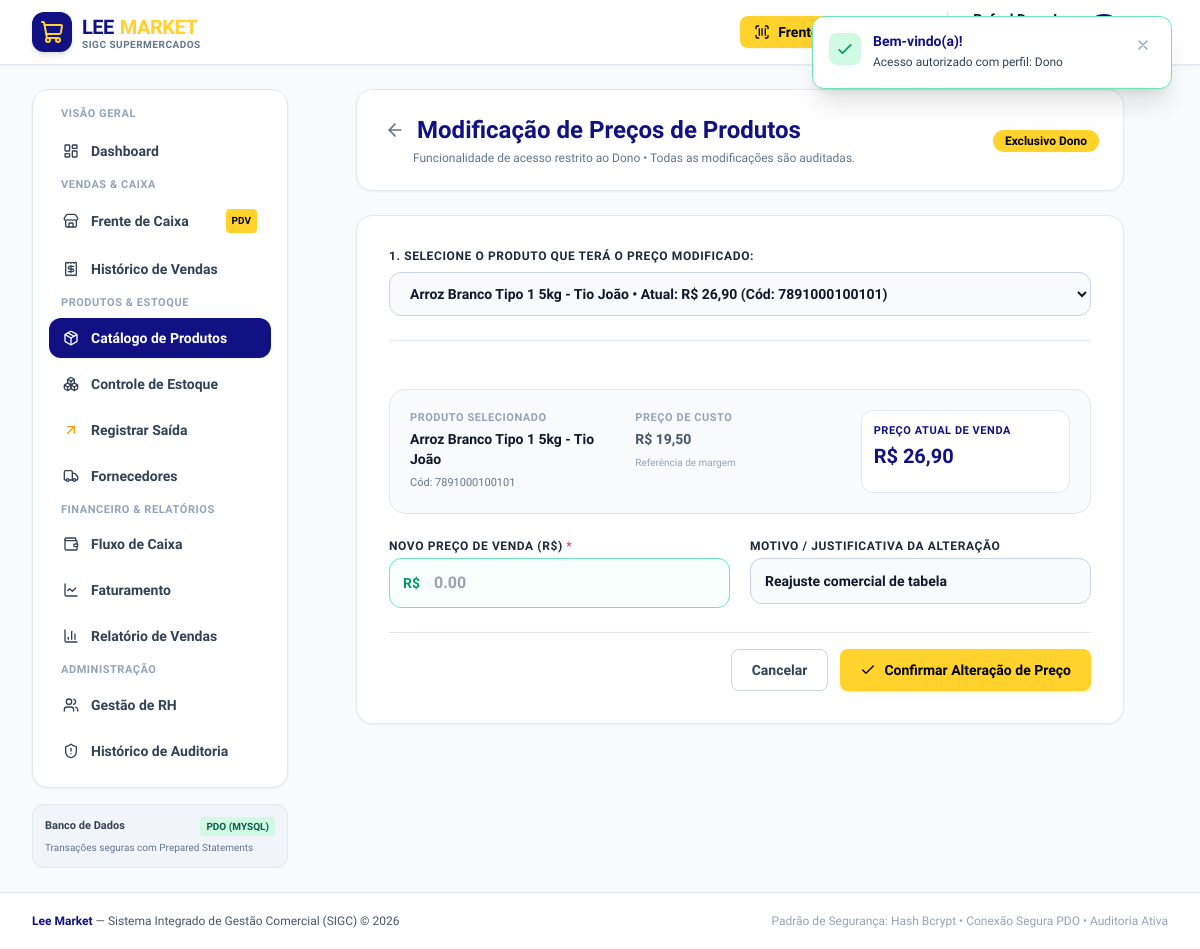
Page /modules/produtos/alterar_preco.php?id=1 (signed in) on the committed database.
### tables this page shows
CREATE TABLE IF NOT EXISTS `produtos` (
  `id` INT AUTO_INCREMENT PRIMARY KEY,
  `codigo_barras` VARCHAR(50) NOT NULL UNIQUE,
  `nome` VARCHAR(150) NOT NULL,
  `categoria_id` INT NULL,
  `fornecedor_id` INT NULL,
  `preco_custo` DECIMAL(10,2) NOT NULL DEFAULT 0.00,
  `preco_venda` DECIMAL(10,2) NOT NULL,
  `estoque_atual` INT NOT NULL DEFAULT 0,
  `estoque_minimo` INT NOT NULL DEFAULT 5,
  `unidade_medida` VARCHAR(10) NOT NULL DEFAULT 'UN',
  `status` ENUM('ativo', 'inativo') NOT NULL DEFAULT 'ativo',
  `criado_em` DATETIME NOT NULL DEFAULT CURRENT_TIMESTAMP,
  `atualizado_em` DATETIME NOT NULL DEFAULT CURRENT_TIMESTAMP ON UPDATE CURRENT_TIMESTAMP,
  CONSTRAINT `fk_produtos_categoria` FOREIGN KEY (`categoria_id`) REFERENCES `categorias`(`id`) ON DELETE SET NULL,
  CONSTRAINT `fk_produtos_fornecedor` FOREIGN KEY (`fornecedor_id`) REFERENCES `fornecedores`(`id`) ON DELETE SET NULL
);

### includes/helpers.php (called while the page is built, shortened)
<?php
function base_url(string $path = ''): string {
    $scriptDir = str_replace('\\', '/', dirname($_SERVER['SCRIPT_NAME']));
    $subfolders = ['/modules/auth', '/modules/dashboard', '/modules/produtos', '/modules/estoque',
                   '/modules/vendas', '/modules/relatorios', '/modules/financeiro',
                   '/modules/fornecedores', '/modules/rh', '/modules/auditoria'];
    $base = $scriptDir;
    foreach ($subfolders as $sub) {
        if (str_ends_with($base, $sub)) {
            $base = substr($base, 0, -strlen($sub));
            break;
        }
    }
    $base = rtrim($base, '/');
    $cleanPath = ltrim($path, '/');
    return ($base ? $base : '') . ($cleanPath ? '/' . $cleanPath : '/');
}
function format_money($val): string {
    $num = floatval($val);
    return 'R$ ' . number_format($num, 2, ',', '.');
}

### modules/produtos/alterar_preco.php (the view, shortened to what this page needs)
<?php
require_once __DIR__ . '/../../includes/helpers.php';
$pdo = getDBConnection();
$selectedId = (int)($_GET['id'] ?? 0);
$produto = null;
if ($selectedId > 0) {
    $stmt = $pdo->prepare("SELECT p.*, c.nome as categoria_nome FROM produtos p LEFT JOIN categorias c ON p.categoria_id = c.id WHERE p.id = ? AND p.status = 'ativo'");
    $stmt->execute([$selectedId]);
    $produto = $stmt->fetch();
}
$todosProdutos = $pdo->query("SELECT id, codigo_barras, nome, preco_venda, preco_custo FROM produtos WHERE status = 'ativo' ORDER BY nome ASC")->fetchAll();
require_once __DIR__ . '/../../includes/header.php';
require_once __DIR__ . '/../../includes/navbar.php';
?>
<div class="max-w-3xl mx-auto space-y-6">
    <div class="flex items-center justify-between bg-white p-5 sm:p-6 rounded-2xl border border-slate-200 shadow-sm">
        <div>
            <div class="flex items-center gap-2">
                <a href="<?= base_url('modules/produtos/index.php') ?>" class="p-1 rounded-lg hover:bg-slate-100 text-slate-500">
                    <i data-lucide="arrow-left" class="w-5 h-5"></i>
                </a>
                <h1 class="text-xl sm:text-2xl font-black text-[#111184]">Modificação de Preços de Produtos</h1>
            </div>
            <p class="text-xs text-slate-500 mt-1 pl-8">Funcionalidade de acesso restrito ao Dono &bull; Todas as modificações são auditadas.</p>
        </div>
        <div class="hidden sm:block">
            <span class="px-3 py-1 bg-[#FFD32C] text-black font-extrabold text-xs rounded-full">
                Exclusivo Dono
            </span>
        </div>
    </div>
    <div class="bg-white p-6 sm:p-8 rounded-2xl border border-slate-200 shadow-sm space-y-6">
        <div>
            <label for="select_produto" class="block text-xs font-bold text-slate-800 uppercase tracking-wider mb-2">
                1. Selecione o Produto que terá o preço modificado:
            </label>
            <select id="select_produto" onchange="window.location.href = '<?= base_url('modules/produtos/alterar_preco.php?id=') ?>' + this.value" class="w-full px-4 py-3 bg-slate-50 border border-slate-300 rounded-xl text-sm font-bold text-slate-900 focus:ring-2 focus:ring-[#111184]">
                <?php foreach ($todosProdutos as $p): ?>
                    <option value="<?= $p['id'] ?>" <?= ($produto && (int)$produto['id'] === (int)$p['id']) ? 'selected' : '' ?>>
                        <?= htmlspecialchars($p['nome']) ?> &bull; Atual: <?= format_money($p['preco_venda']) ?> (Cód: <?= $p['codigo_barras'] ?>)
                    </option>
                <?php endforeach; ?>
            </select>
        </div>
        <?php if ($produto): ?>
            <form id="form-alterar-preco" action="<?= base_url('modules/produtos/alterar_preco.php') ?>" method="POST" class="pt-6 border-t border-slate-200 space-y-6">
                <div class="bg-slate-50 p-5 rounded-2xl border border-slate-200 grid grid-cols-1 sm:grid-cols-3 gap-4">
                    <div>
                        <span class="text-[11px] font-bold text-slate-400 uppercase tracking-wider block">Produto Selecionado</span>
                        <p class="font-extrabold text-slate-900 text-sm mt-0.5"><?= htmlspecialchars($produto['nome']) ?></p>
                        <span class="text-[11px] text-slate-500 font-mono">Cód: <?= htmlspecialchars($produto['codigo_barras']) ?></span>
                    </div>
                    <div>
                        <span class="text-[11px] font-bold text-slate-400 uppercase tracking-wider block">Preço de Custo</span>
                        <p class="font-bold text-slate-600 text-sm mt-0.5"><?= format_money($produto['preco_custo']) ?></p>
                        <span class="text-[10px] text-slate-400">Referência de margem</span>
                    </div>
                    <div class="p-3 bg-white rounded-xl border border-slate-200">
                        <span class="text-[11px] font-bold text-[#111184] uppercase tracking-wider block">Preço Atual de Venda</span>
                        <p class="text-xl font-black text-[#111184] mt-0.5"><?= format_money($produto['preco_venda']) ?></p>
                    </div>
                </div>
                <div class="grid grid-cols-1 sm:grid-cols-2 gap-5">
                    <div>
                        <label for="novo_preco" class="block text-xs font-bold text-slate-800 uppercase tracking-wider mb-1">
                            Novo Preço de Venda (R$) <span class="text-rose-500">*</span>
                        </label>
                        <div class="relative">
                            <span class="absolute inset-y-0 left-0 pl-3.5 flex items-center pointer-events-none text-emerald-600 font-black text-sm">R$</span>
                            <input type="number" step="0.01" min="0.01" id="novo_preco" name="novo_preco" required placeholder="0.00"
                                   class="block w-full pl-11 pr-3.5 py-3 bg-emerald-50/40 border border-emerald-300 rounded-xl text-base font-black text-slate-900 focus:ring-2 focus:ring-[#111184]">
                        </div>
                    </div>
                    <div>
                        <label for="motivo" class="block text-xs font-bold text-slate-800 uppercase tracking-wider mb-1">
                            Motivo / Justificativa da Alteração
                        </label>
                        <input type="text" id="motivo" name="motivo" placeholder="Ex: Aumento do fornecedor, promoção, etc."
                               value="Reajuste comercial de tabela"
                               class="block w-full px-3.5 py-3 bg-slate-50 border border-slate-300 rounded-xl text-sm font-semibold focus:ring-2 focus:ring-[#111184]">
                    </div>
                </div>
                <div class="pt-4 border-t border-slate-200 flex flex-col-reverse sm:flex-row justify-end gap-3">
                    <a href="<?= base_url('modules/produtos/index.php') ?>" class="px-5 py-2.5 rounded-lg border border-slate-300 text-slate-700 font-bold hover:bg-slate-50 transition text-sm text-center">
                        Cancelar
                    </a>
                    <button type="button" onclick="confirmarNovoPreco()" class="btn-lee-accent text-sm">
                        <i data-lucide="check" class="w-4 h-4 text-black"></i>
                        <span>Confirmar Alteração de Preço</span>
                    </button>
                </div>
            </form>
        <?php endif; ?>
    </div>
</div>
<?php require_once __DIR__ . '/../../includes/footer.php'; ?>

### assets/css/custom.css (style rules this page uses)
:root { --color-primary: #111184; --color-primary-hover: #0c0c66; --color-primary-light: #ececfb; --color-accent: #FFD32C; --color-accent-hover: #e6bd1f; --color-accent-text: #000000; --color-bg: #FFFFFF; --color-text: #000000; --color-card-bg: #FFFFFF; --color-border: #e2e8f0; }
*, html, body, input, button, select, textarea, table, th, td, h1, h2, h3, h4, h5, h6, p, span, a { font-family: 'Isometra', system-ui, -apple-system, BlinkMacSystemFont, 'Segoe UI', Roboto, Helvetica, Arial, sans-serif !important; }
body { background-color: #F8FAFC; color: var(--color-text); -webkit-font-smoothing: antialiased; -moz-osx-font-smoothing: grayscale; }
.btn-lee-accent { background-color: #FFD32C; color: #000000; font-weight: 700; padding: 0.625rem 1.25rem; border-radius: 0.5rem; display: inline-flex; align-items: center; justify-content: center; gap: 0.5rem; transition: all 0.2s ease-in-out; box-shadow: 0 1px 3px 0 rgba(255, 211, 44, 0.4); }

### rows in the picture
produtos: nome "Arroz Branco Tipo 1 5kg - Tio João", codigo_barras "7891000100101", preco_custo "R$ 19,50", preco_venda "R$ 26,90"

### other values in the picture
getDBDriver() "MYSQL"
form field value "Arroz Branco Tipo 1 5kg - Tio João • Atual: R$ 26,90 (Cód: 7891000100101)"
